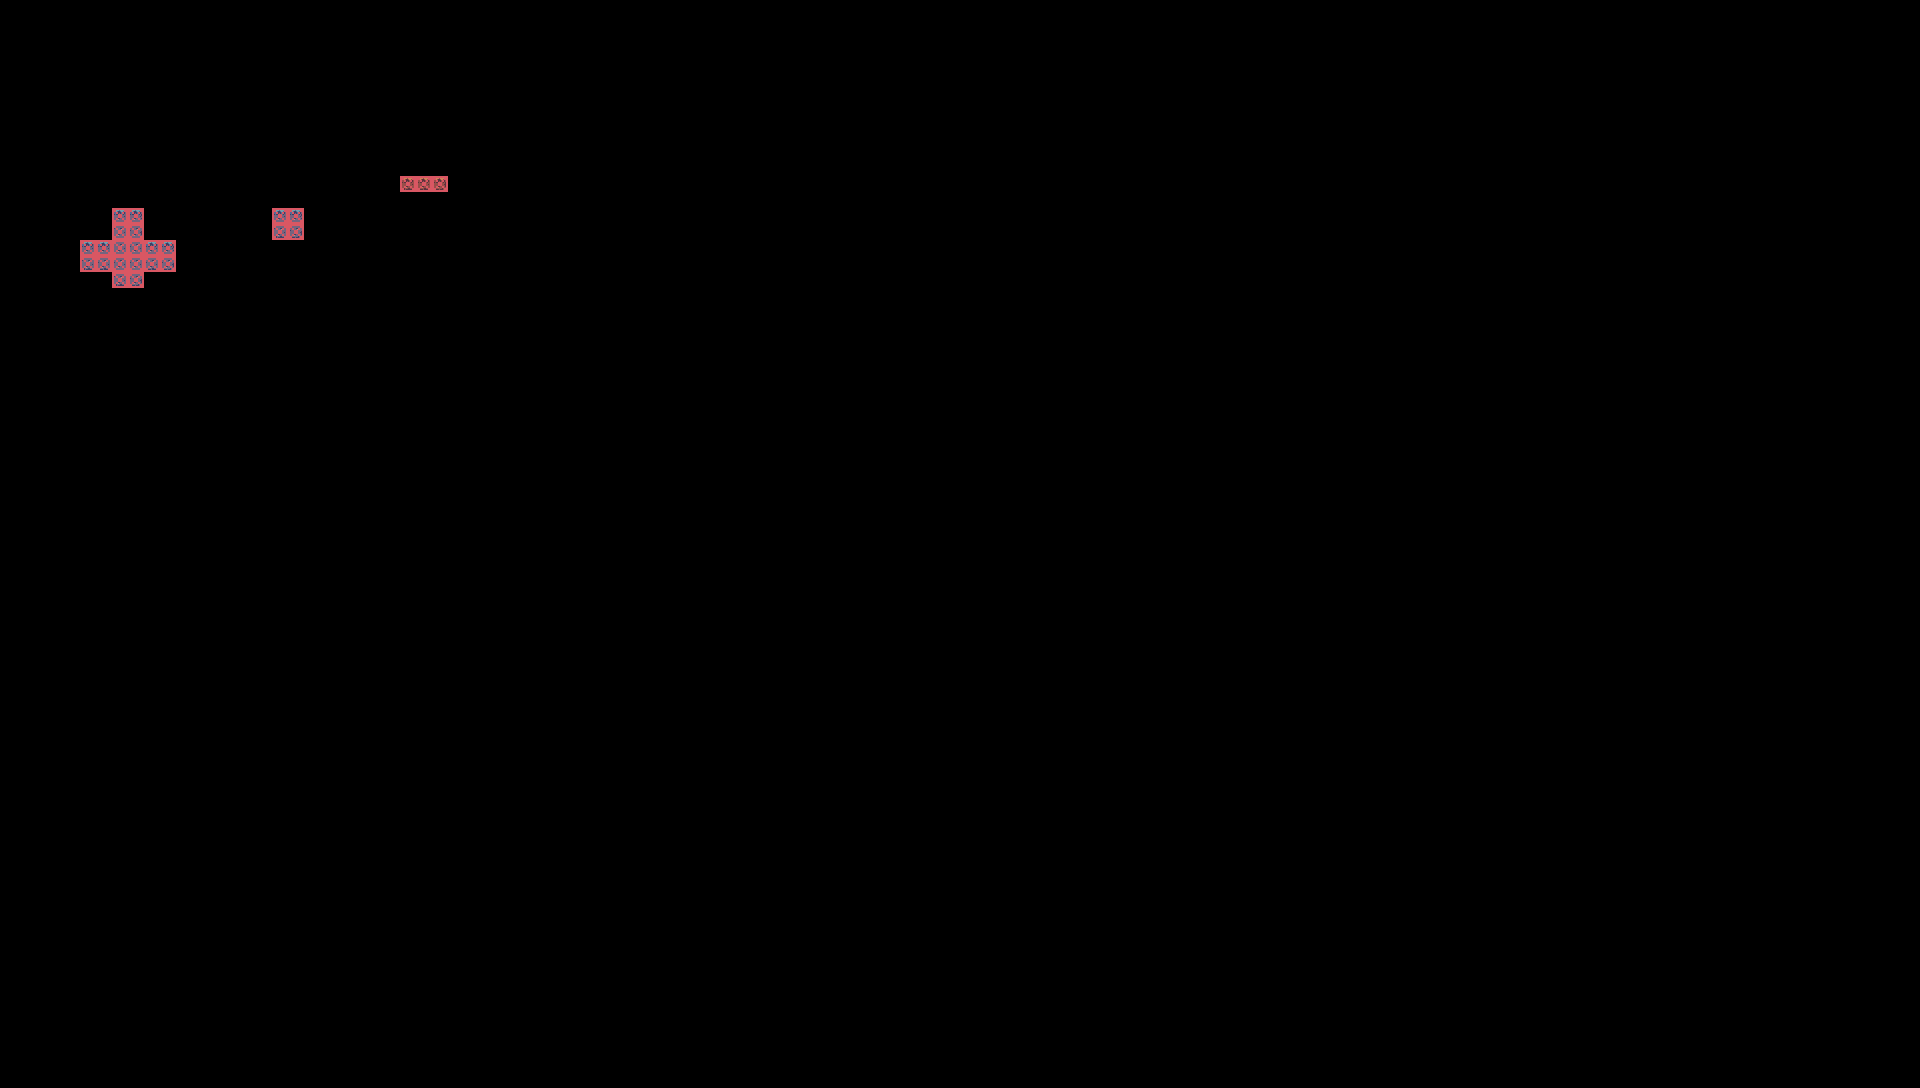

A 2D game scene composited from a Tiled map and its tileset images. What follows is a short description and the map's XML, with each tile layer's data collapsed to a summary:
An orthogonal 120x68 tile map with 16x16 px tiles, 2 tile layers (geometry, collisions), 1 hidden layer not drawn.

<map version="1.10" tiledversion="1.11.2" orientation="orthogonal" renderorder="right-down" width="120" height="68" tilewidth="16" tileheight="16" infinite="0" nextlayerid="4" nextobjectid="1">
 <editorsettings>
  <export target="Data/Level1..csv" format="csv" />
 </editorsettings>
 <tileset firstgid="1" source="Content/Cave Tileset/full.tsx" />
 <layer id="1" name="background" width="120" height="68" visible="0">
  <data>[8160 cells, 8160 non-empty, 234 distinct tile ids]</data>
 </layer>
 <layer id="2" name="geometry" width="120" height="68">
  <data>[8160 cells, 37 non-empty, 37 distinct tile ids]</data>
 </layer>
 <layer id="3" name="collisions" width="120" height="68">
  <data>[8160 cells, 25 non-empty, 1 distinct tile ids]</data>
 </layer>
</map>
